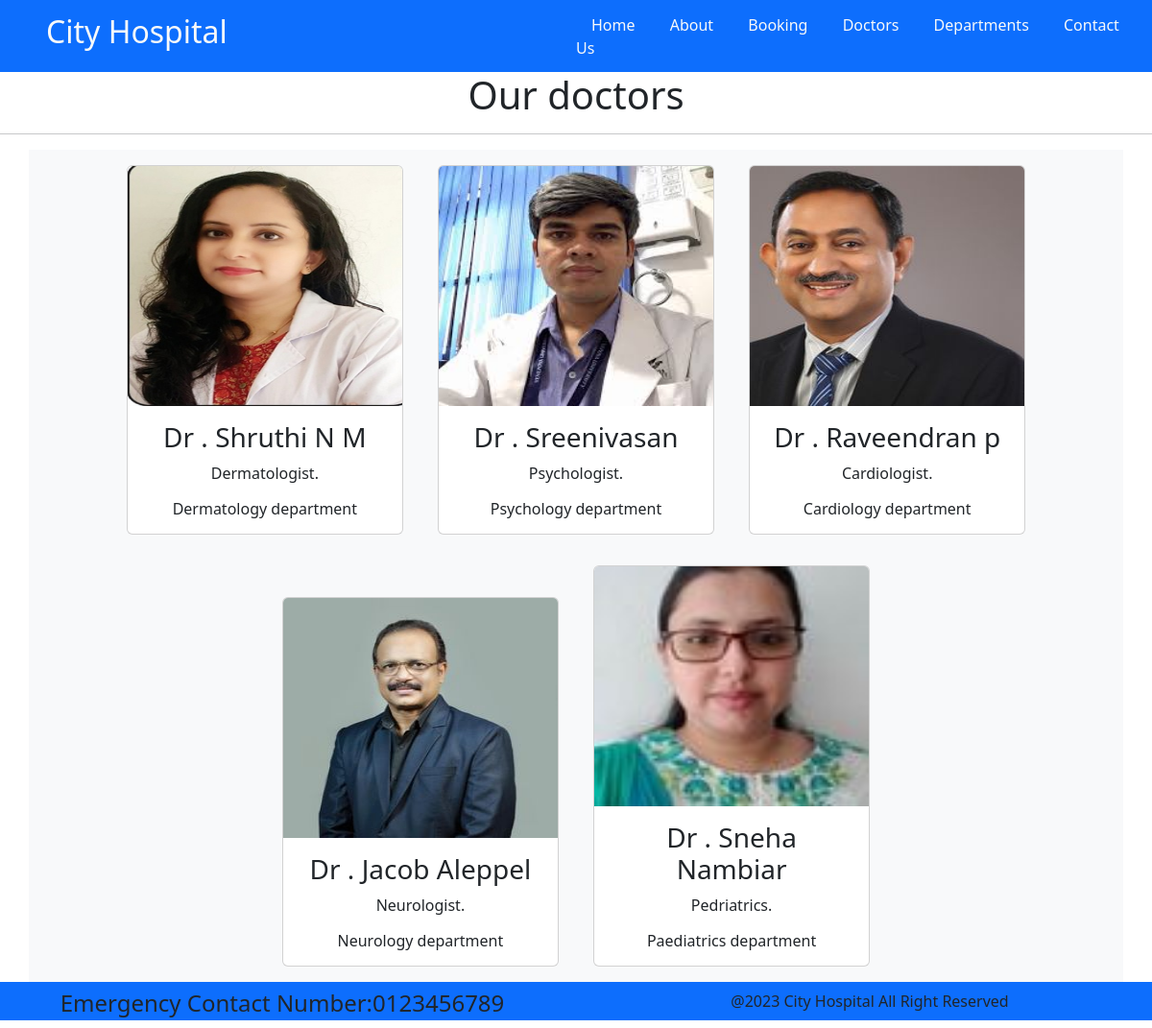
The app's page /doctors/ with its own data.
### home/models.py (models this page shows, shortened)
class Doctors(models.Model):
    doc_name = models.CharField(max_length=255)
    doc_spec = models.CharField(max_length=255)
    dep_name =models.ForeignKey(Departments,on_delete=models.CASCADE)
    doc_image = models.ImageField(upload_to="doctors")

class Departments(models.Model):
    dep_name = models.CharField(max_length=255)
    dep_description = models.TextField()
    def __str__(self):
        return self.dep_name

### home/views.py (the view)
# urls.py: path('doctors/', views.doctors,name="doctors"),
def doctors(request):
    dict_docs = {
        'doctors':Doctors.objects.all()
    }
    return render(request,'doctors.html',dict_docs)

### home/templates/doctors.html (shortened to what this page needs)
{% extends 'base.html' %}
{% block content %}
<h1 class="text-center">Our doctors</h1>
<hr>
<div class="container text-center bg-light">
    {% for d in doctors %}
    <div class="card text-center mx-3 my-3 " style="width: 18rem;display:inline-block;">
        <img src="{{d.doc_image.url}}" class="card-img-top" alt="..."style="height:250px">
        <div class="card-body">
          <h3 class="card-title">{{d.doc_name}}</h3>
          <p class="card-text">{{d.doc_spec}}.</p>
          <h6 class="card-text">{{d.dep_name}} department</h6>
        </div>
      </div>
    {% endfor %}
</div>
{% endblock %}

### home/templates/base.html (shortened to what this page needs)
<!DOCTYPE html>
<html lang="en">
<head>
    {% load static %}
    <link rel="stylesheet" href="{% static 'css/bootstrap.min.css' %}">
    <link rel="stylesheet" href="{% static 'css/style.css' %}">
</head>
<body>
    <div class="navbar bg-primary text-light">
        <div class="col-6">
            <h2 class="ms-5">City Hospital</h2>
        </div>
        <div class="col-6">
            <a href="{% url 'home' %}" class="text-light text-decoration-none mx-2 p-2 rounded">Home</a>
            <a href="{% url 'about' %}" class="text-light text-decoration-none mx-2 p-2 rounded">About</a>
            <a href="{% url 'booking' %}" class="text-light text-decoration-none mx-2 p-2 rounded">Booking</a>
            <a href="{% url 'doctors' %}" class="text-light text-decoration-none mx-2 p-2 rounded" >Doctors</a>
            <a href="{% url 'department' %}" class="text-light text-decoration-none mx-2 p-2 rounded">Departments</a>
            <a href="{% url 'contact' %}" class="text-light text-decoration-none mx-2 p-2 rounded">Contact Us</a>
        </div>
    </div>
    {% block content %}
    {% endblock %}
<footer>
    <div class="footer bg-primary"style="height:40px">
       <div class="row text-center">
        <div class="col-6 mt-2">
            <h4>Emergency Contact Number:0123456789</h4>
        </div>
        <div class="col-6 mt-2">
            <p>@2023 City Hospital All Right Reserved</p>
        </div>
       </div>
    </div>
</footer>
</body>
</html>

### static/css/style.css (style rules this page uses)
.navbar { height: 75px; }

### records on screen
Doctors: doc_image (picture), doc_name "Dr . Shruthi N M", doc_spec "Dermatologist", dep_name "Dermatology"
Doctors: doc_image (picture), doc_name "Dr . Sreenivasan", doc_spec "Psychologist", dep_name "Psychology"
Doctors: doc_image (picture), doc_name "Dr . Raveendran p", doc_spec "Cardiologist", dep_name "Cardiology"
Doctors: doc_image (picture), doc_name "Dr . Jacob Aleppel", doc_spec "Neurologist", dep_name "Neurology"
Doctors: doc_image (picture), doc_name "Dr . Sneha Nambiar", doc_spec "Pedriatrics", dep_name "Paediatrics"
